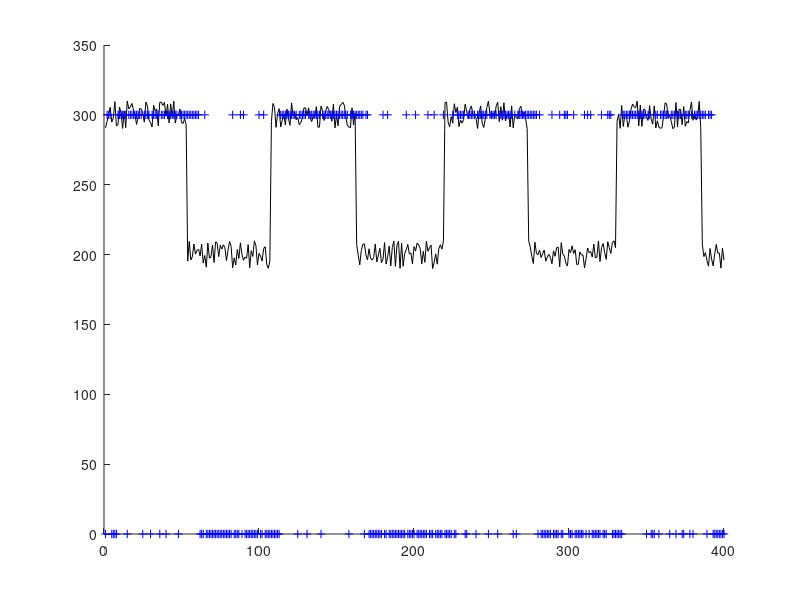
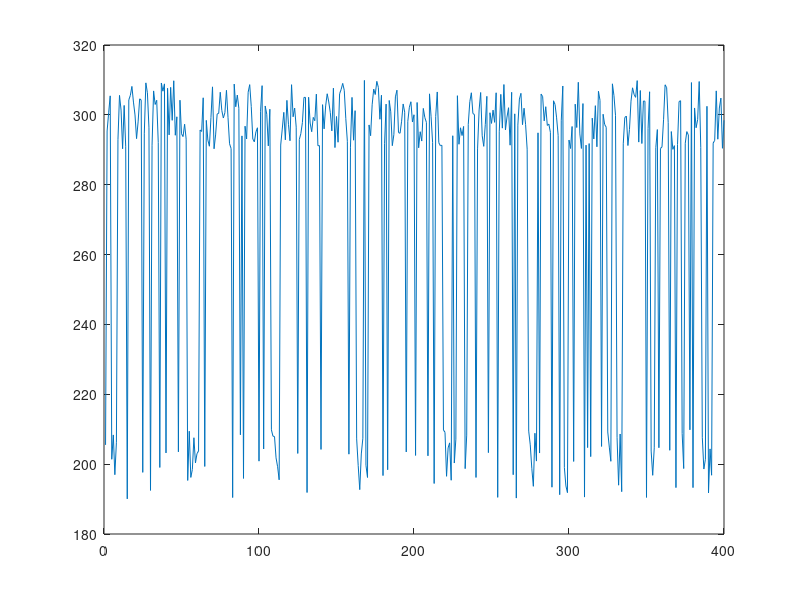

The MATLAB source for these figures, in order: (Note: this script raises an error after producing the figures.)
%%%%%%%%%%%%%%%%%%%%%%%%%%%%%%%%%%%%%%%%%%%%
% Script to first create reward variables, then 
% creat choices based on a certain probability
% and learning rate and then perform glmfit.
%%%%%%%%%%%%%%%%%%%%%%%%%%%%%%%%%%%%%%%%%%%%

% x - covariates: 1 - reward, 2 - choices, (3 - side bias)
% y - observed responses


%%%%%%%%%%%%%%%%%%%%%%%%%%%%%%%%%%%%%%%%%%%%%
% Generate data

num_trials = 400;
block_size = 50;
block_variability = 10;

reward1 = [300, 200, 275, 225, 255, 245];
reward2 = [200, 300, 225, 275, 245, 255];
reward_variability = 20;

high_reward = max(reward1(1),reward2(1));
low_reward = min(reward1(1),reward2(1));

high_target_triangle = 1;

probability_correct = 0.85;

triangle_reward = zeros(num_trials,1);
circle_reward = zeros(num_trials,1);

target_choice = zeros(num_trials,1);

current_block_size = floor(block_size+rand(1)*block_variability);

learning_rate = 10;
j = 0;
% Generate reward values
% Generate choices 1 - triangle 0 -circl
for i = 1:num_trials
    if(j == current_block_size)
        j = 0;
        high_target_triangle = mod(high_target_triangle+1,2);
        current_block_size = floor(block_size+rand(1)*block_variability);
    end
    if(high_target_triangle)
        triangle_reward(i) = high_reward + (rand(1)-0.5)*reward_variability; 
        circle_reward(i) = low_reward + (rand(1)-0.5)*reward_variability; 
    else
        circle_reward(i) = high_reward + (rand(1)-0.5)*reward_variability; 
        triangle_reward(i) = low_reward + (rand(1)-0.5)*reward_variability; 
    end

    j = j+1;

    if(j < learning_rate)
        if(high_target_triangle)
            if(rand(1) < probability_correct/(learning_rate - j))
                target_choice(i) = 1;
            else
                target_choice(i) = 0;
            end
        else
            if(rand(1) < probability_correct/(learning_rate - j))
                target_choice(i) = 0;
            else
                target_choice(i) = 1;
            end
        end
    else
        if(high_target_triangle)
            if(rand(1) < probability_correct)
                target_choice(i) = 1;
            else
                target_choice(i) = 0;
            end
        else
            if(rand(1) < probability_correct)
                target_choice(i) = 0;
            else
                target_choice(i) = 1;
            end
        end
    end
end

figure
hold on;
%plot(circle_reward,'r')
plot(triangle_reward,'k')
plot(target_choice*high_reward,'b+')


%%%%%%%%%%%%%%%%%%%%%%%%%%%%%%%%%%%%%%%%%%%%%
% Create reward history

% First generate array of reward received.

reward_received = triangle_reward.*target_choice + circle_reward.*(~target_choice);

figure
plot(reward_received)

reward_history = [reward_received(3:end-1), reward_received(2:end-2), reward_received(1:end-3)];
reward_history = reshape(reward_history, length(reward_received)-3,3);

%%%%%%%%%%%%%%%%%%%%%%%%%%%%%%%%%%%%%%%%%%%%%

% Create choice history

choice_history = [target_choice(3:end-1), target_choice(2:end-2), target_choice(1:end-3)];
choice_history = reshape(choice_history,length(target_choice)-3,3);

%%%%%%%%%%%%%%%%%%%%%%%%%%%%%%%%%%%%%%%%%%%%

[b,dev,stats] = glmfit([reward_history,choice_history],target_choice(4:end),'binomial','constant','off')

yfit = glmval(b,[reward_history,choice_history],'logit','constant','off');
plot(yfit,'x')
hold on;
plot(target_choice(4:end),'r+')

model_choice = yfit;
model_choice(find(model_choice > 0.5)) = 1;
model_choice(find(model_choice <= 0.5)) = 0;
plot(model_choice,'kx')


